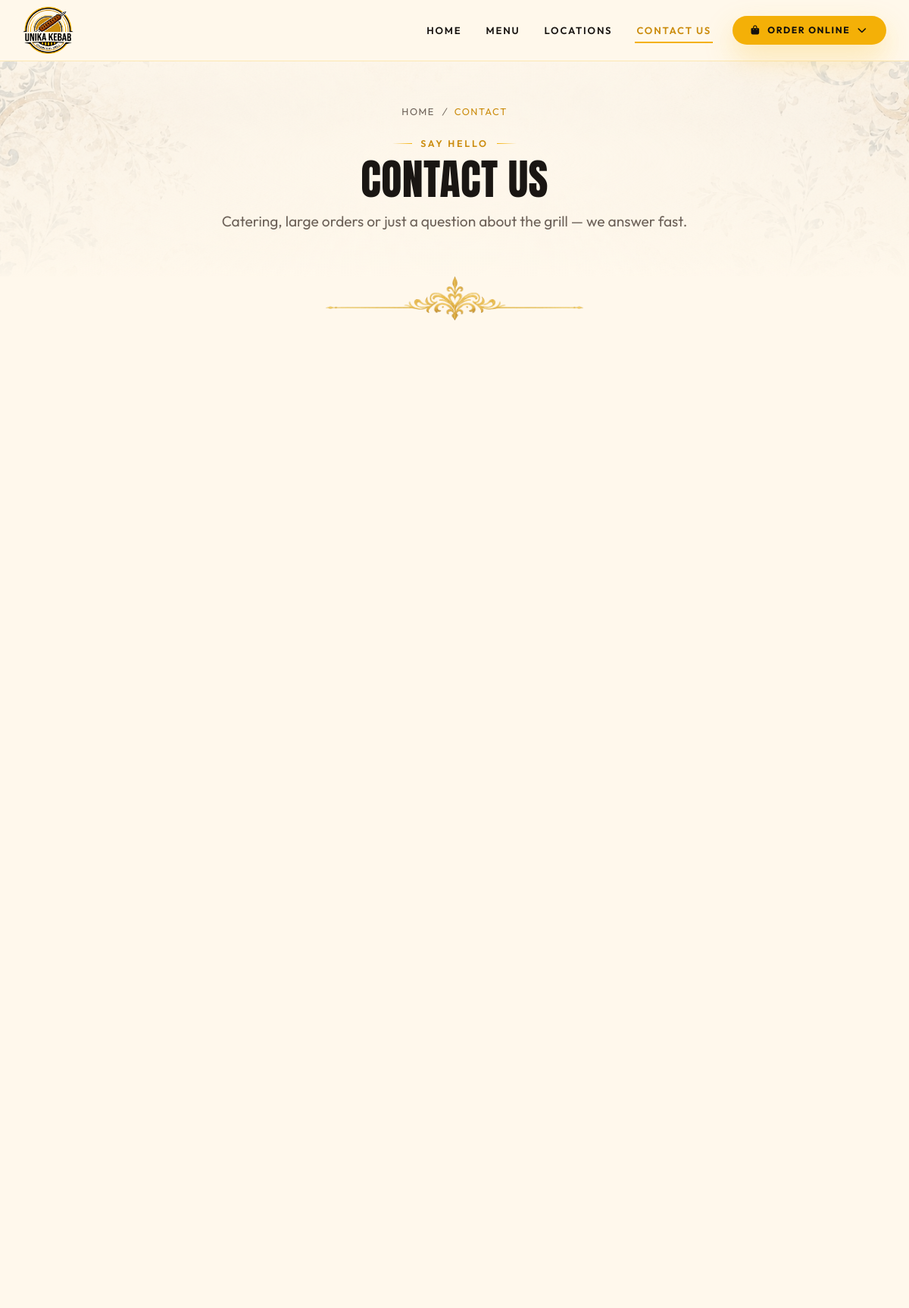
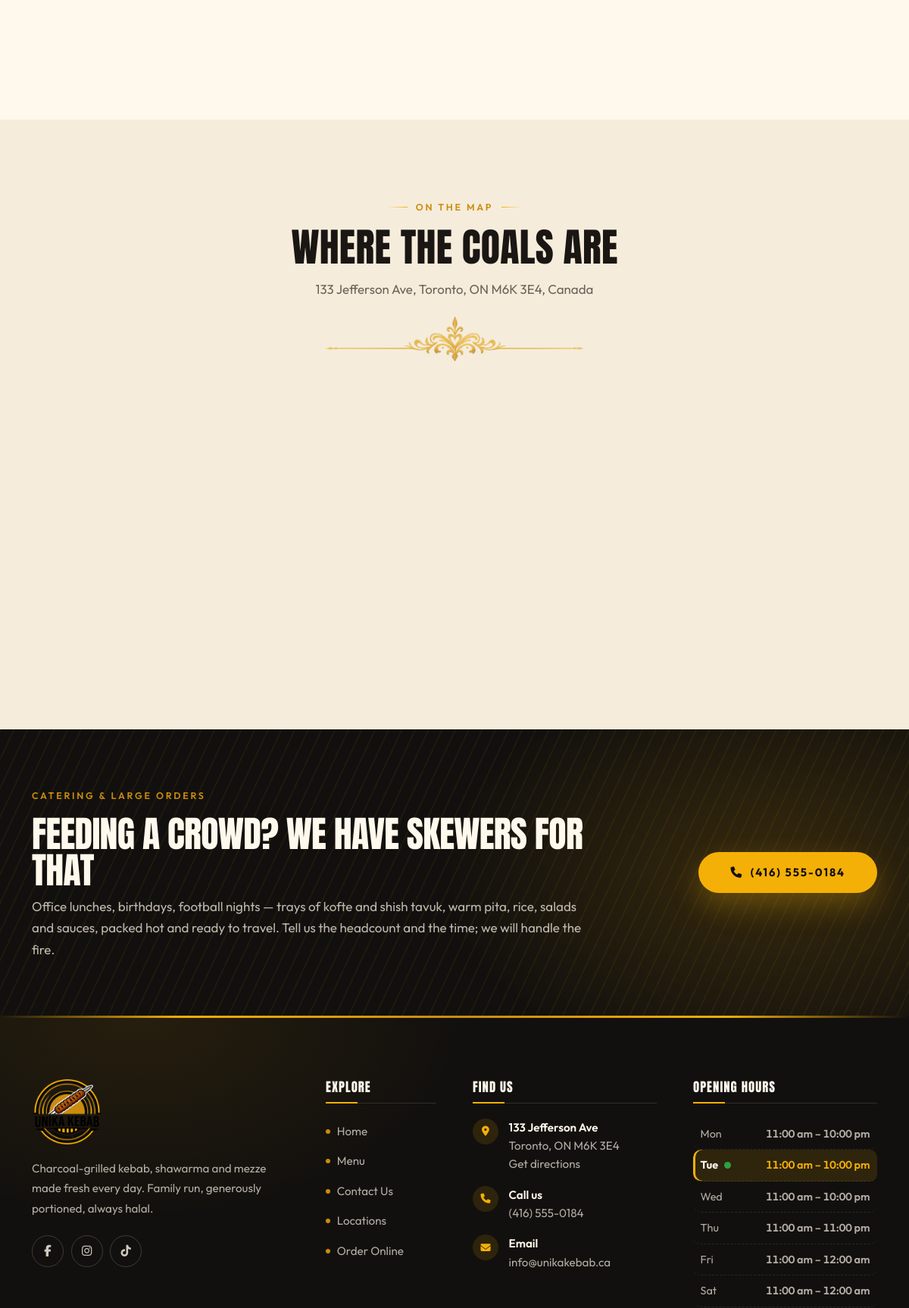
The page /contact.php (upper part) on the database its author committed (2 pictures, top to bottom).
### tables this page shows
CREATE TABLE store (
  id            INT AUTO_INCREMENT PRIMARY KEY,
  name          VARCHAR(150) NOT NULL DEFAULT 'Unika Kebab',
  tagline       VARCHAR(200) NULL,
  address_line1 VARCHAR(200) NULL,
  address_line2 VARCHAR(200) NULL,
  city          VARCHAR(100) NULL,
  province      VARCHAR(100) NULL,
  postal_code   VARCHAR(20)  NULL,
  country       VARCHAR(100) NULL DEFAULT 'Canada',
  phone         VARCHAR(40)  NULL,
  whatsapp      VARCHAR(40)  NULL,
  email         VARCHAR(150) NULL,
  latitude      DECIMAL(10,7) NULL,
  longitude     DECIMAL(10,7) NULL,
  map_zoom      TINYINT NOT NULL DEFAULT 16,
  directions_note TEXT NULL,
  parking_note  TEXT NULL,
  photo         VARCHAR(255) NULL,
  facebook      VARCHAR(255) NULL,
  instagram     VARCHAR(255) NULL,
  twitter       VARCHAR(255) NULL,
  tiktok        VARCHAR(255) NULL,
  youtube       VARCHAR(255) NULL,
  updated_at    TIMESTAMP NOT NULL DEFAULT CURRENT_TIMESTAMP ON UPDATE CURRENT_TIMESTAMP
);

### includes/functions.php (called while the page is built, shortened)
<?php
function e($value): string
{
    return htmlspecialchars((string)$value, ENT_QUOTES | ENT_SUBSTITUTE, 'UTF-8');
}
function clean_path(string $path): string
{
    $cut    = strcspn($path, '?#');
    $suffix = substr($path, $cut);
    $path   = substr($path, 0, $cut);
    if (substr_compare($path, '.php', -4, 4, true) === 0) {
        $path = substr($path, 0, -4);
        $path = preg_replace('#(^|/)index$#i', '$1', $path);
    }
    return $path . $suffix;
}
function url(string $path = ''): string
{
    if (preg_match('#^(https?:|mailto:|tel:|//|\#)#i', $path)) {
        return $path;
    }
    return BASE_URL . '/' . ltrim(clean_path($path), '/');
}
function img(?string $path, string $fallback = 'assets/img/placeholder.svg'): string
{
    $path = trim((string)$path);
    return url($path);
}
function phone_href(?string $phone): string
{
    $digits = preg_replace('/[^0-9+]/', '', (string)$phone);
    return 'tel:' . $digits;
}
function setting(string $key, string $default = ''): string
{
    static $cache = null;
    if ($cache === null) {
        $cache = [];
        foreach (db_all('SELECT setting_key, setting_value FROM settings') as $row) {
            $cache[$row['setting_key']] = (string)$row['setting_value'];
        }
    }
    $value = $cache[$key] ?? null;
    return ($value === null || $value === '') ? $default : $value;
}
function store(): array
{
    static $store = null;
    if ($store === null) {
        $store = db_one('SELECT * FROM store WHERE id = 1') ?? [];
    }
    return $store;
}
function store_address(string $separator = ', '): string
{
    $s     = store();
    $parts = array_filter([
        $s['address_line1'] ?? '',
        $s['address_line2'] ?? '',
        $s['city'] ?? '',
        trim(($s['province'] ?? '') . ' ' . ($s['postal_code'] ?? '')),
        $s['country'] ?? '',
    ], fn($p) => trim((string)$p) !== '');
    return implode($separator, $parts);
}
function store_map_share_url(string $fallback = ''): string
{
    $url    = trim(setting('store_map_share_url'));
    return $fallback;
}
function store_socials(): array
{
    $s   = store();
    $map = [
        'facebook'  => ['Facebook',  'fa-brands fa-facebook-f'],
        'instagram' => ['Instagram', 'fa-brands fa-instagram'],
        'twitter'   => ['X',         'fa-brands fa-x-twitter'],
        'tiktok'    => ['TikTok',    'fa-brands fa-tiktok'],
        'youtube'   => ['YouTube',   'fa-brands fa-youtube'],
    ];
    $out = [];
    foreach ($map as $key => [$label, $icon]) {
        if (!empty($s[$key])) {
            $out[] = ['key' => $key, 'label' => $label, 'icon' => $icon, 'url' => $s[$key]];
        }
    }
    return $out;
}
function day_names(bool $short = false): array
{
    return $short
        ? ['Mon', 'Tue', 'Wed', 'Thu', 'Fri', 'Sat', 'Sun']
        : ['Monday', 'Tuesday', 'Wednesday', 'Thursday', 'Friday', 'Saturday', 'Sunday'];
}
function store_hours(): array
{
    static $hours = null;
    if ($hours === null) {
        $hours = [];
        foreach (db_all('SELECT * FROM store_hours WHERE store_id = 1 ORDER BY day_index') as $row) {
            $hours[(int)$row['day_index']] = $row;
        }
        for ($i = 0; $i < 7; $i++) {
            if (!isset($hours[$i])) {
                $hours[$i] = ['day_index' => $i, 'is_closed' => 1, 'open_time' => null, 'close_time' => null, 'note' => null];
            }
        }
        ksort($hours);
    }
    return $hours;
}
function fmt_time(?string $time): string
{
    $ts = strtotime($time);
    if (date('H:i', $ts) === '23:59') {
        return '12:00 am';
    }
    return strtolower(date('g:i a', $ts));
}
function fmt_day_hours(array $row): string
{
    return fmt_time($row['open_time']) . ' – ' . fmt_time($row['close_time']);
}
function store_hours_days(): array
{
    $long     = day_names();
    $short    = day_names(true);
    $todayIdx = (int)date('N') - 1;
    $out      = [];
    foreach (store_hours() as $i => $row) {
        $closed = !empty($row['is_closed']) || empty($row['open_time']);
        $out[] = [
            'index'    => $i,
            'day'      => $long[$i],
            'short'    => $short[$i],
            'hours'    => fmt_day_hours($row),
            'open'     => $closed ? '' : fmt_time($row['open_time']),
            'close'    => $closed ? '' : fmt_time($row['close_time']),
            'closed'   => $closed,
            'note'     => trim((string)($row['note'] ?? '')),
            'is_today' => $i === $todayIdx,
        ];
    }
    return $out;
}

### includes/db.php (called while the page is built, shortened)
<?php
function db(): PDO
{
    static $pdo = null;
    if ($pdo === null) {
        $dsn = 'mysql:host=' . DB_HOST . ';dbname=' . DB_NAME . ';charset=' . DB_CHARSET;
        try {
            $pdo = new PDO($dsn, DB_USER, DB_PASS, [
                PDO::ATTR_ERRMODE            => PDO::ERRMODE_EXCEPTION,
                PDO::ATTR_DEFAULT_FETCH_MODE => PDO::FETCH_ASSOC,
                PDO::ATTR_EMULATE_PREPARES   => false,
            ]);
        } catch (PDOException $e) {
            if (DEBUG_MODE) {
                die('<h2 style="font:16px system-ui;padding:2rem">Database connection failed</h2>'
                  . '<pre style="font:13px ui-monospace;padding:0 2rem;color:#b00">'
                  . htmlspecialchars($e->getMessage())
                  . "\n\nRun:  mysql -u root &lt; sql/schema.sql</pre>");
            }
            die('Service temporarily unavailable.');
        }
    }
    return $pdo;
}
function db_all(string $sql, array $params = []): array
{
    $stmt = db()->prepare($sql);
    $stmt->execute($params);
    return $stmt->fetchAll();
}
function db_one(string $sql, array $params = []): ?array
{
    $stmt = db()->prepare($sql);
    $stmt->execute($params);
    $row = $stmt->fetch();
    return $row === false ? null : $row;
}

### contact.php (the view, shortened to what this page needs)
<?php
$s           = store();
$hoursGroups = store_hours_days();
$addressText = store_address();
$addressName = trim((string)($s['name'] ?? ''));
$searchQuery = trim($addressName . ' ' . store_address(' '));
$searchLink = store_map_share_url(
    $searchQuery !== ''
        ? 'https://www.google.com/maps/search/?api=1&query=' . rawurlencode($searchQuery)
        : ''
);
require __DIR__ . '/includes/header.php';
require __DIR__ . '/includes/hero.php';
?>
<section class="section section--cream section--tight-top">
  <div class="container">
    <img class="ornament ornament--top" src="<?= e(url('assets/img/ornament.png')) ?>"
         alt="" aria-hidden="true" width="720" height="124">
    <div class="row g-5">
      <div class="col-lg-7 d-flex flex-column gap-4">
      </div>
      <div class="col-lg-5">
        <div class="d-flex flex-column gap-4">
        </div>
      </div>
    </div>
  </div>
</section>
<section class="section section--cream-2">
  <div class="container">
    <div class="section-head text-center">
      <span class="eyebrow">On the map</span>
      <h2 class="section-title">Where the coals are</h2>
      <p class="section-text">
        <?php if ($addressText !== ''): ?>
          <?= e($addressText) ?>
        <?php else: ?>
          Our address is on its way — call us and we will point you to the door.
        <?php endif; ?>
      </p>
      <img class="ornament" src="<?= e(url('assets/img/ornament.png')) ?>"
           alt="" aria-hidden="true" width="720" height="124">
    </div>
  </div>
</section>
<section class="cta-band">
  <div class="container">
    <div class="row align-items-center g-4">
      <div class="col-lg-8">
        <span class="eyebrow eyebrow--start text-gold">Catering &amp; large orders</span>
        <h2 class="cta-band__title">Feeding a crowd? We have skewers for that</h2>
        <p class="cta-band__text">
          Office lunches, birthdays, football nights — trays of kofte and shish tavuk,
          warm pita, rice, salads and sauces, packed hot and ready to travel.
          Tell us the headcount and the time; we will handle the fire.
        </p>
      </div>
      <div class="col-lg-4 text-lg-end">
        <?php if (!empty($s['phone'])): ?>
          <a class="btn-u btn-gold btn-u--lg" href="<?= e(phone_href($s['phone'])) ?>">
            <i class="fa-solid fa-phone" aria-hidden="true"></i> <?= e($s['phone']) ?>
          </a>
        <?php else: ?>
          <a class="btn-u btn-gold btn-u--lg" href="#contact-form">
            <i class="fa-solid fa-paper-plane" aria-hidden="true"></i> Ask about catering
          </a>
        <?php endif; ?>
      </div>
    </div>
  </div>
</section>
<?php require __DIR__ . '/includes/footer.php'; ?>

### includes/footer.php (shortened to what this page needs)
<?php
$s         = store();
$socials   = store_socials();
$hours     = store_hours_days();
$siteName  = setting('site_name', 'Unika Kebab');
$footerLogo = setting('footer_logo', setting('logo', 'assets/img/logo.png'));
$mapsQuery = urlencode(trim(($s['name'] ?? '') . ' ' . store_address(' ')));
$mapsUrl   = store_map_share_url('https://www.google.com/maps/search/?api=1&query=' . $mapsQuery);
?>
</main>
<footer class="u-foot">
  <div class="container">
    <div class="row g-4 g-lg-5">
      <div class="col-lg-4 col-md-6">
        <img class="u-foot__logo"
             src="<?= e(img($footerLogo, setting('logo', 'assets/img/logo.png'))) ?>"
             alt="<?= e($siteName) ?>">
        <p class="u-foot__about"><?= e(setting('footer_about')) ?></p>
        <?php if ($socials): ?>
          <div class="social-row">
            <?php foreach ($socials as $social): ?>
              <a href="<?= e($social['url']) ?>" target="_blank" rel="noopener"
                 aria-label="<?= e($siteName . ' on ' . $social['label']) ?>" title="<?= e($social['label']) ?>">
                <i class="<?= e($social['icon']) ?>" aria-hidden="true"></i>
              </a>
            <?php endforeach; ?>
          </div>
        <?php endif; ?>
      </div>
      <div class="col-lg-2 col-md-6 col-6">
        <h2 class="u-foot__title">Explore</h2>
        <ul class="u-foot__links">
          <li><a href="<?= e(url('index.php')) ?>">Home</a></li>
          <li><a href="<?= e(url('menu.php')) ?>">Menu</a></li>
          <li><a href="<?= e(url('contact.php')) ?>">Contact Us</a></li>
          <li><a href="<?= e(url('locations.php')) ?>">Locations</a></li>
          <li><a href="<?= e(url('order.php')) ?>">Order Online</a></li>
        </ul>
      </div>
      <div class="col-lg-3 col-md-6 col-6">
        <h2 class="u-foot__title">Find us</h2>
        <ul class="u-foot__contact">
          <?php if (store_address() !== ''): ?>
            <li>
              <i class="fa-solid fa-location-dot" aria-hidden="true"></i>
              <span>
                <strong><?= e($s['address_line1'] ?? '') ?></strong>
                <?= e(trim(($s['city'] ?? '') . ', ' . ($s['province'] ?? '') . ' ' . ($s['postal_code'] ?? ''), ' ,')) ?>
                <br>
                <a href="<?= e($mapsUrl) ?>"
                   target="_blank" rel="noopener">Get directions</a>
              </span>
            </li>
          <?php endif; ?>
          <?php if (!empty($s['phone'])): ?>
            <li>
              <i class="fa-solid fa-phone" aria-hidden="true"></i>
              <span><strong>Call us</strong><a href="<?= e(phone_href($s['phone'])) ?>"><?= e($s['phone']) ?></a></span>
            </li>
          <?php endif; ?>
          <?php if (!empty($s['email'])): ?>
            <li>
              <i class="fa-solid fa-envelope" aria-hidden="true"></i>
              <span><strong>Email</strong><a href="mailto:<?= e($s['email']) ?>"><?= e($s['email']) ?></a></span>
            </li>
          <?php endif; ?>
        </ul>
      </div>
      <div class="col-lg-3 col-md-6">
        <h2 class="u-foot__title">Opening hours</h2>
        <ul class="hours-list">
          <?php foreach ($hours as $row): ?>
            <li class="<?= $row['is_today'] ? 'is-today' : '' ?><?= $row['closed'] ? ' is-closed-day' : '' ?>">
              <span class="hours-list__day">
                <?= e($row['short']) ?>
                <?php if ($row['is_today']): ?>
                  <span class="hours-list__dot" aria-hidden="true"></span>
                <?php endif; ?>
              </span>
              <span class="hours-list__time <?= $row['closed'] ? 'is-closed' : '' ?>"><?= e($row['hours']) ?></span>
            </li>
          <?php endforeach; ?>
        </ul>
      </div>
    </div>
  </div>
</footer>
</body>
</html>

### rows shown on the page
store: phone "(416) 555-0184", address_line1 "133 Jefferson Ave", city+province+postal_code "Toronto, ON M6K 3E4", email "info@unikakebab.ca"

### other values the page prints
$hero['crumb'] "CONTACT"
$hero['eyebrow'] "SAY HELLO"
$hero['title'] "CONTACT US"
$hero['text'] "Catering, large orders or just a question about the grill — we answer fast."
$addressText "133 Jefferson Ave, Toronto, ON M6K 3E4, Canada"
setting('footer_about') "Charcoal-grilled kebab, shawarma and mezze made fresh every day. Family run, generously portioned, always halal."
$row['short'] "Mon"
$row['hours'] "11:00 am – 10:00 pm"
$row['short'] "Tue"
$row['short'] "Wed"
$row['short'] "Thu"
$row['hours'] "11:00 am – 11:00 pm"
$row['short'] "Fri"
$row['hours'] "11:00 am – 12:00 am"
$row['short'] "Sat"
